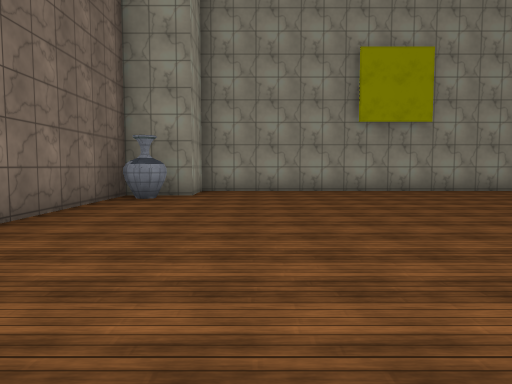
View 1 (above)

24 first-person views from a walk through a 3-D level made in the Unity game engine. The camera is 1.4 m above the floor, tilts 4° down and sees 70° across. The floor is counted in squares, 2 m on a side. Each view is taken from the middle of a square. On the plan, view 1 faces up. The plan holds only what a view shows up to about 11 squares ahead; the rest is blank. The place goes on beyond the plan. Some surface patterns are stand-ins.

View 2
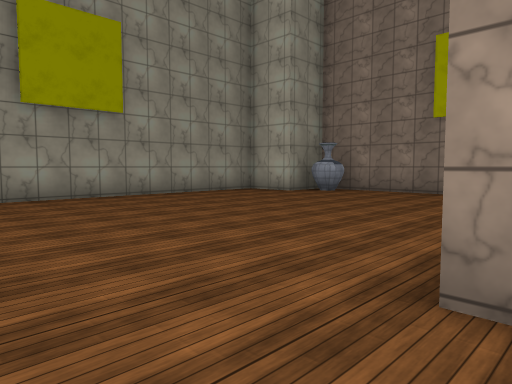

View 3
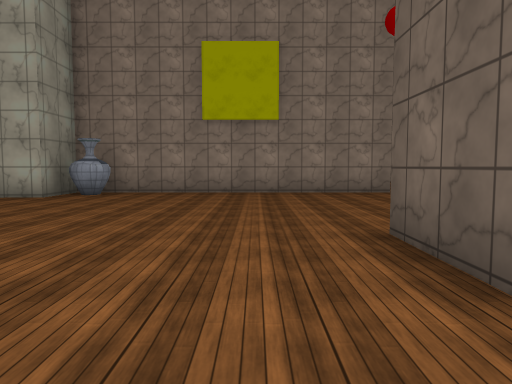

View 4
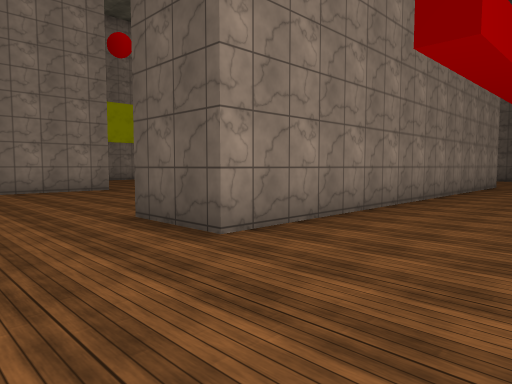

View 5
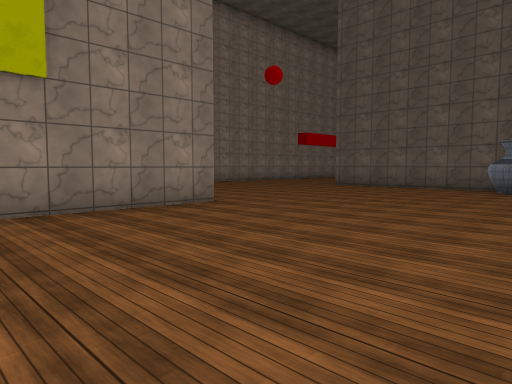

View 6
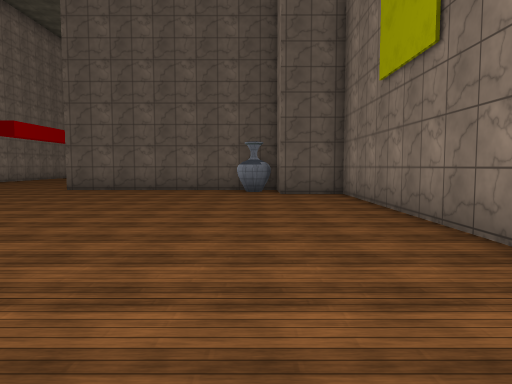

View 7
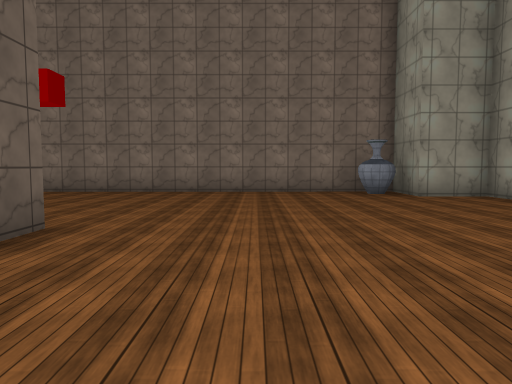

View 8
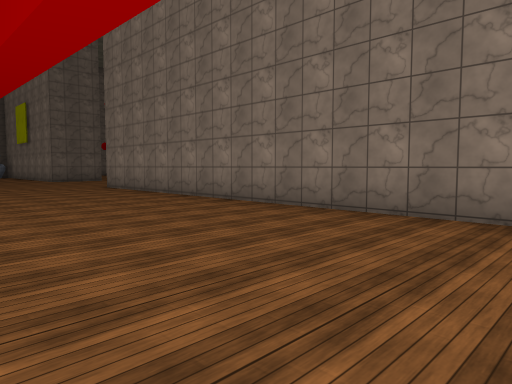

View 9
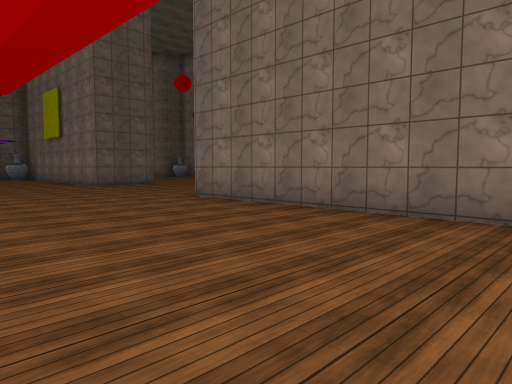

View 10
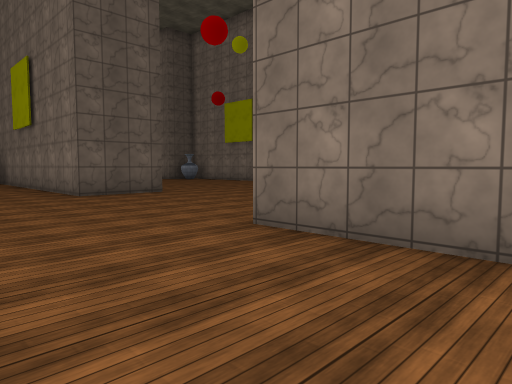

View 11
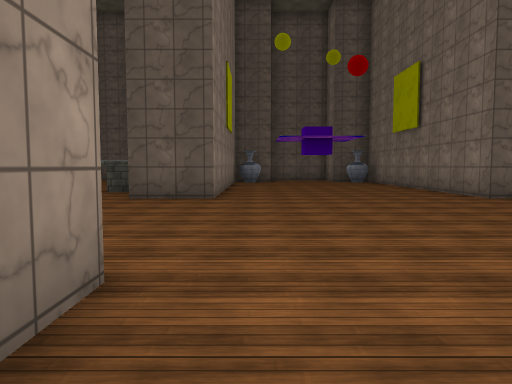

View 12
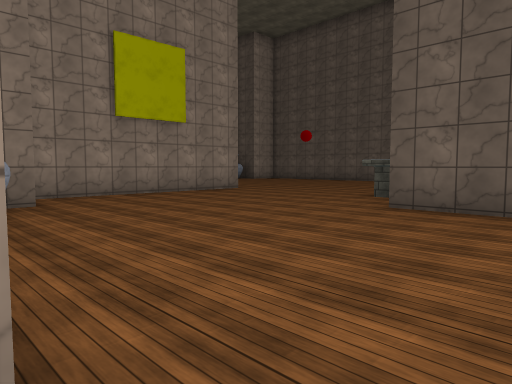

View 13
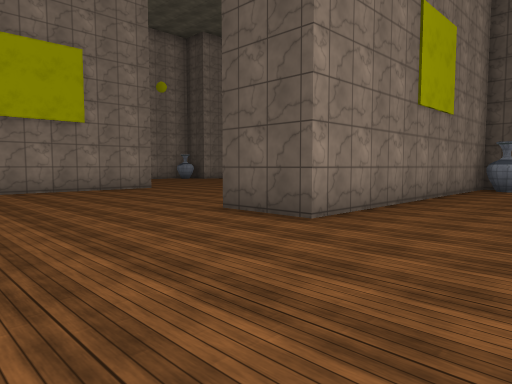

View 14
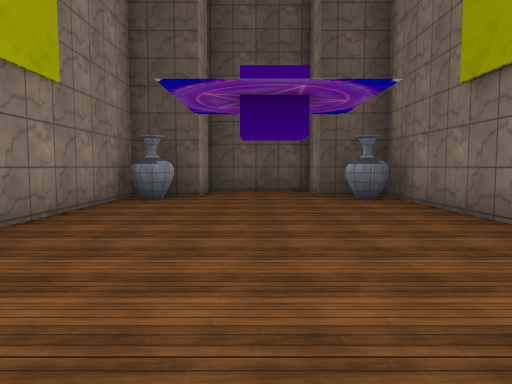

View 15
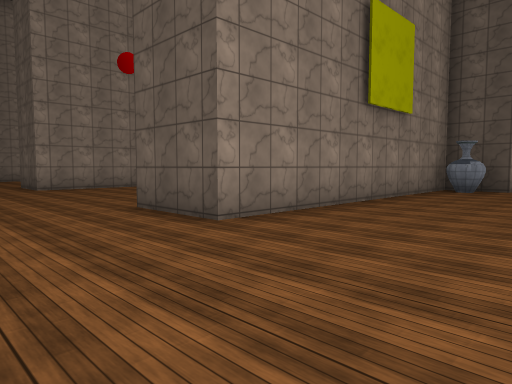

View 16
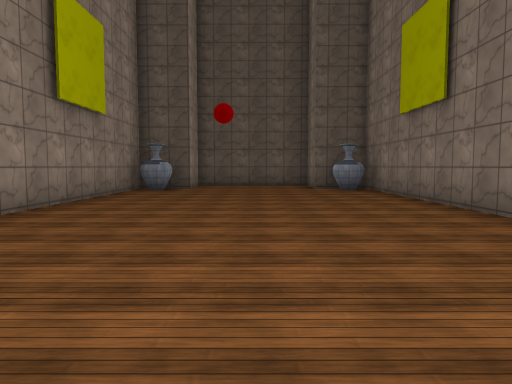

View 17
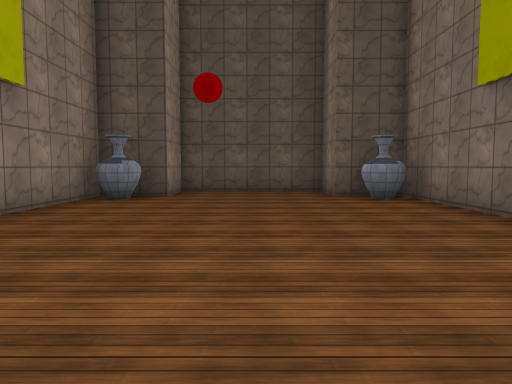

View 18
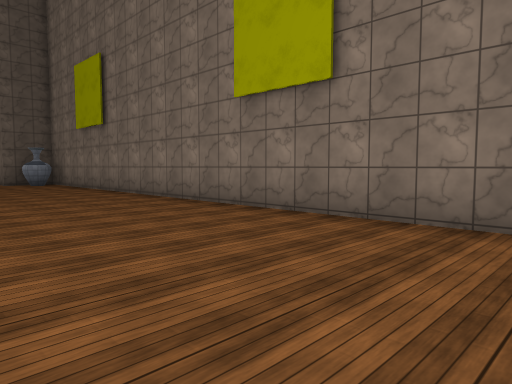

View 19
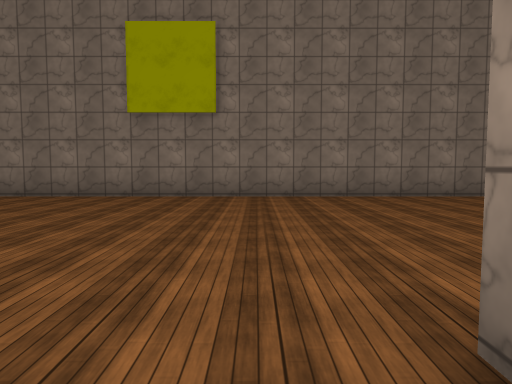

View 20
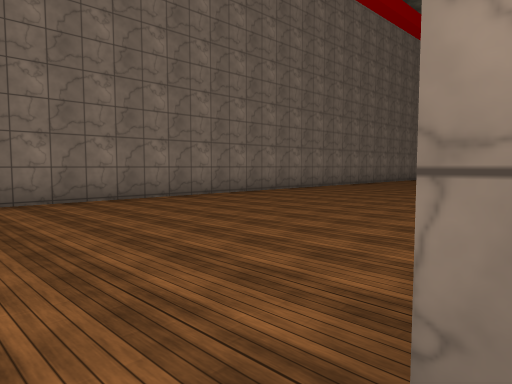

View 21
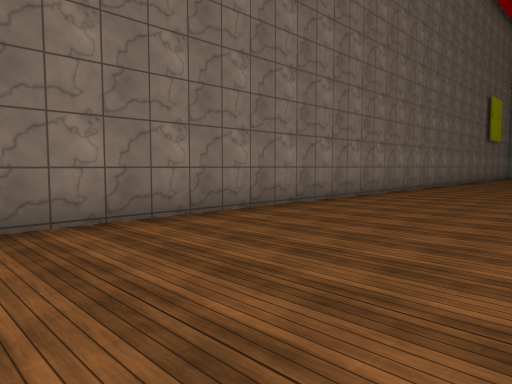

View 22
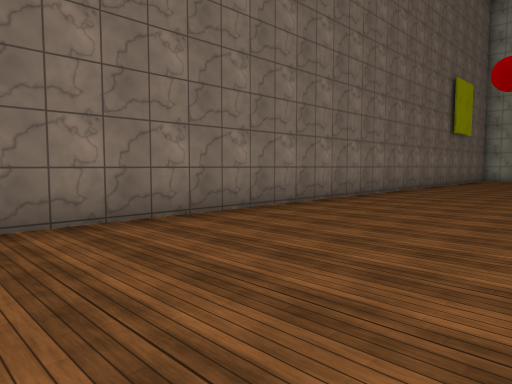

View 23
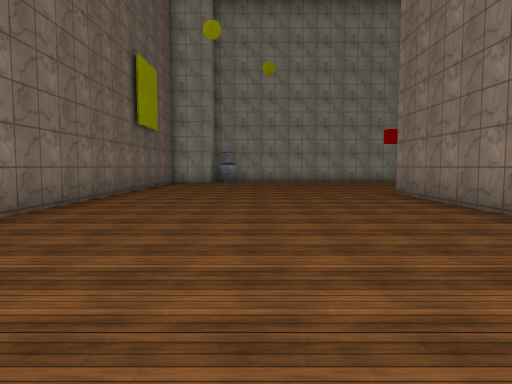

View 24
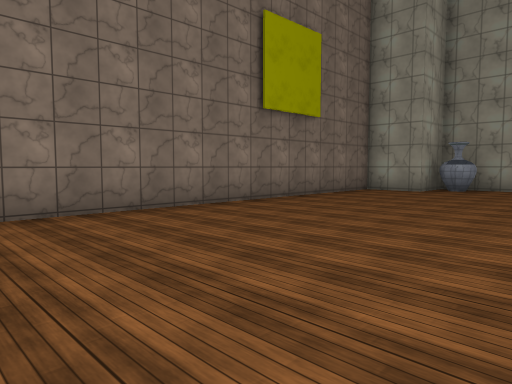

### Floor plan
Points are (right, up) in squares from view 1. A wall is a line through its corners. A room is listed if a view was taken in it or the views show most of it. See-through windows are left out.
Room 1 (views 1, 2, 3, 4, 5, 6, 7, 8, 9, 10, 11, 12, 13, 14, 15, 16, 17, 18, 19, 20, 21, 22, 23, 24)
walls: (4.8, 0.9) (4.8, -5.3) (6.4, -5.3) (6.4, -6.9) (12.8, -6.9); (2.9, -9.3) (2.9, 2.6) (4.9, 2.6); (10.8, 0.4) (10.8, 8.1); (-5.3, 8.1) (-5.4, 12.6); (9.2, -10.9) (9.2, -10.3); (8.2, 10.4) (-1.5, 10.4) (-1.5, 8.8) (-3.1, 8.8) (-3.1, -9.3); (10.8, 8.8) (9.2, 8.8) (9.2, 9.7); (5.4, -16.7) (6.3, -16.7); (5.4, -16.9) (6.1, -16.9); (10.8, -15.9) (10.8, -11.1); (2.9, -23.6) (2.9, -15) (4.9, -15); (-2.4, -23.6) (-1.5, -23.6) (-1.5, -25.2) (1.3, -25.2) (1.3, -23.6) (2.1, -23.6); (-5.3, -23.7) (-5.3, -15) (-3.1, -15) (-3.1, -23.6); (-9, 20) (-10.2, 20); (-12.5, 18.1) (-12.5, -23.7); (-10.9, 19.7) (-10.9, 18.4) (-12.2, 18.4); (-11.8, -23.6) (-10.9, -23.6) (-10.9, -25.2) (-6.9, -25.2) (-6.9, -23.6) (-6, -23.6)

Positions as (right, up) in squares from view 1, and headings:
1: (0, 0), facing up
2: (1, 2), facing up-right
3: (1, 4), facing right
4: (0, 5), facing down-right
5: (5, 5), facing down-right
6: (7, 4), facing down
7: (7, 5), facing left
8: (2, 3), facing down-left
9: (2, -2), facing down-left
10: (0, -6), facing down-left
11: (2, -7), facing down
12: (2, -9), facing down-right
13: (0, -11), facing down-right
14: (0, -15), facing down
15: (-9, -12), facing down-right
16: (-9, -12), facing down
17: (-9, -15), facing down
18: (-8, -8), facing down-left
19: (-4, -10), facing left
20: (-5, -10), facing up-left
21: (-8, -6), facing up-left
22: (-8, -1), facing up-left
23: (-9, 3), facing up
24: (-7, 8), facing up-left
